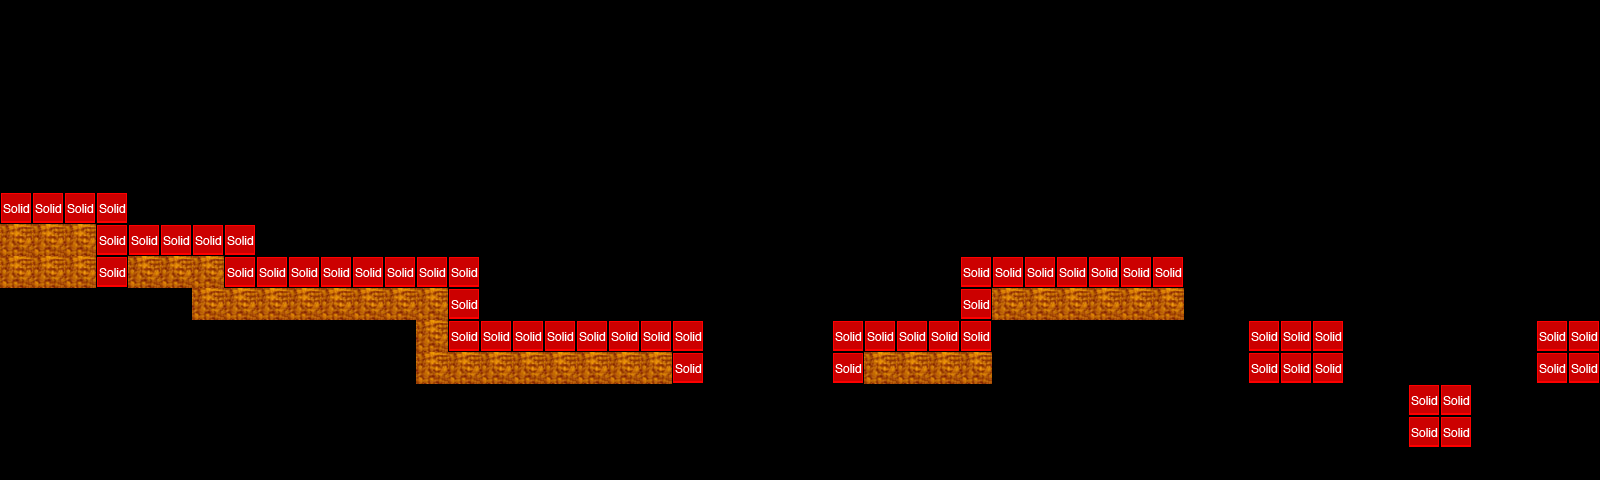

This game map was drawn from its Tiled (.tmx) file and the tilesets committed beside it. A one-line description and the trimmed map source follow:
An orthogonal 50x15 tile map with 32x32 px tiles, 2 tile layers (tiles, collision), 2 tilesets and 7 objects (4x EnemyEntity, 2x me.LevelEntity, mainPlayer).

<map version="1.0" orientation="orthogonal" width="50" height="15" tilewidth="32" tileheight="32">
 <properties>
  <property name="background_color" value="#000000" />
 </properties>
 <tileset firstgid="1" name="floor" tilewidth="32" tileheight="32">
  <image source="tiles/floor.png" width="32" height="32" />
 </tileset>
 <tileset firstgid="2" name="metatiles32x32" tilewidth="32" tileheight="32">
  <image source="tiles/metatiles32x32.png" width="160" height="32" />
  <tile id="0">
   <properties>
    <property name="type" value="solid" />
   </properties>
  </tile>
  <tile id="4">
   <properties>
    <property name="type" value="ladder" />
   </properties>
  </tile>
 </tileset>
 <layer name="tiles" width="50" height="15">
  <data>[750 cells, 92 non-empty, 1 distinct tile ids]</data>
 </layer>
 <layer name="collision" width="50" height="15">
  <data>[750 cells, 56 non-empty, 1 distinct tile ids]</data>
 </layer>
 <objectgroup name="entities" width="50" height="15">
  <object name="mainPlayer" x="4" y="158" width="29" height="24">
   <properties>
    <property name="image" value="tank" />
    <property name="spritewidth" value="64" />
   </properties>
  </object>
  <object name="me.LevelEntity" x="132" y="444" width="1464" height="33">
   <properties>
    <property name="to" value="map05" />
   </properties>
  </object>
  <object name="me.LevelEntity" x="1539" y="255" width="64" height="64">
   <properties>
    <property name="duration" value="15" />
    <property name="fade" value="#FFFFFF" />
    <property name="to" value="map06" />
   </properties>
  </object>
  <object name="EnemyEntity" x="483" y="292" width="220" height="27" />
  <object name="EnemyEntity" x="959" y="225" width="220" height="27" />
  <object name="EnemyEntity" x="1250" y="291" width="89" height="28" />
  <object name="EnemyEntity" x="1411" y="353" width="57" height="29" />
 </objectgroup>
</map>
